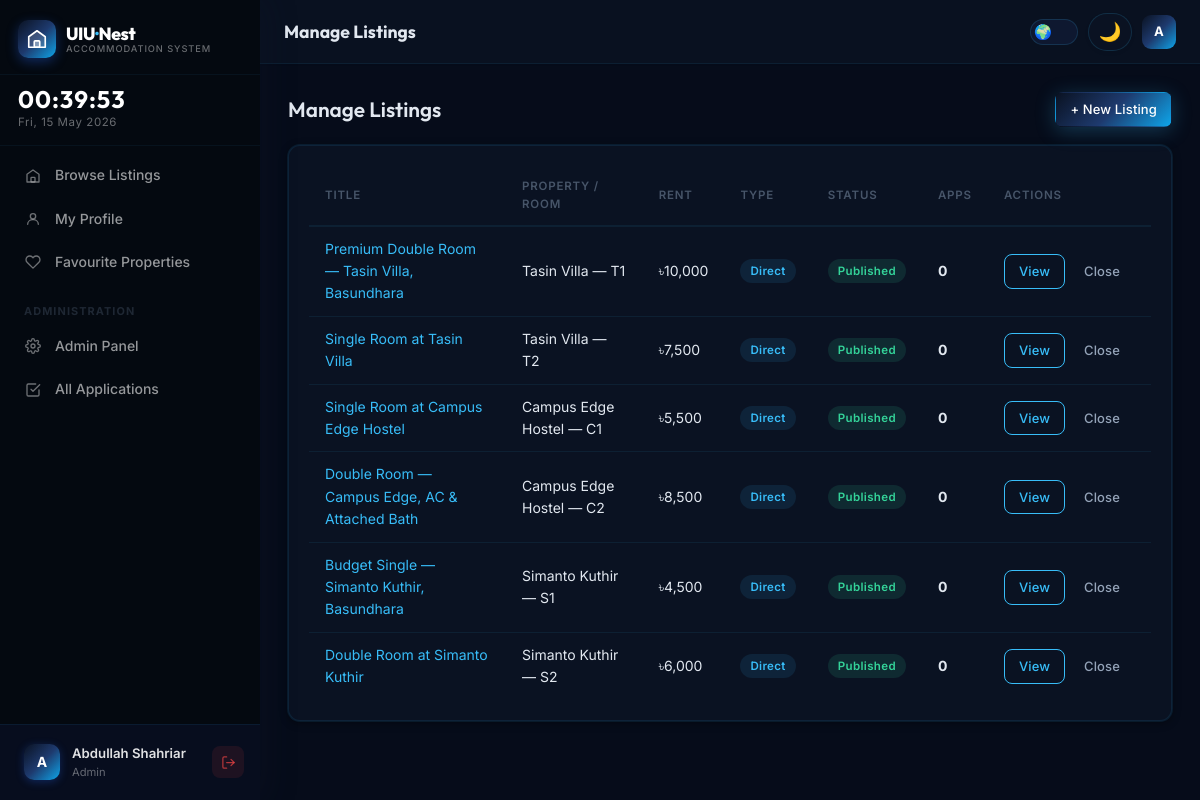
Screenshot of /pages/manage-listings.php (signed in) with the database file from the repository.
### tables this page shows
CREATE TABLE `users` (
  `id`                INT UNSIGNED    NOT NULL AUTO_INCREMENT,
  `full_name`         VARCHAR(120)    NOT NULL,
  `email`             VARCHAR(255)    NOT NULL,
  `password_hash`     VARCHAR(255)    NOT NULL,
  `phone`             VARCHAR(20)     DEFAULT NULL,
  `role`              ENUM('guest','student','tenant','owner','admin') NOT NULL DEFAULT 'student',
  `email_verified_at` DATETIME        DEFAULT NULL,
  `avatar_path`       VARCHAR(500)    DEFAULT NULL,
  `student_id`        VARCHAR(30)     DEFAULT NULL,
  `department`        VARCHAR(100)    DEFAULT NULL,
  `year_of_study`     TINYINT UNSIGNED DEFAULT NULL,
  `gender`            ENUM('male','female','other') DEFAULT NULL,
  `bio`               TEXT            DEFAULT NULL,
  `is_active`         TINYINT(1)      NOT NULL DEFAULT 1,
  `created_at`        DATETIME        NOT NULL DEFAULT CURRENT_TIMESTAMP,
  `updated_at`        DATETIME        NOT NULL DEFAULT CURRENT_TIMESTAMP ON UPDATE CURRENT_TIMESTAMP,
  PRIMARY KEY (`id`),
  UNIQUE KEY `uk_users_email` (`email`),
  INDEX `idx_users_role` (`role`)
);

CREATE TABLE `listings` (
  `id`           INT UNSIGNED NOT NULL AUTO_INCREMENT,
  `room_id`      INT UNSIGNED NOT NULL,
  `created_by`   INT UNSIGNED NOT NULL,
  `listing_type` ENUM('owner_direct','roommate_needed') NOT NULL,
  `title`        VARCHAR(255) NOT NULL,
  `description`  TEXT         DEFAULT NULL,
  `status`       ENUM('draft','pending_owner_approval','published','closed','rejected') NOT NULL DEFAULT 'draft',
  `published_at` DATETIME     DEFAULT NULL,
  `created_at`   DATETIME     NOT NULL DEFAULT CURRENT_TIMESTAMP,
  `updated_at`   DATETIME     NOT NULL DEFAULT CURRENT_TIMESTAMP ON UPDATE CURRENT_TIMESTAMP,
  `deleted_at`   DATETIME     DEFAULT NULL,
  PRIMARY KEY (`id`),
  INDEX `idx_listing_room` (`room_id`),
  INDEX `idx_listing_creator` (`created_by`),
  INDEX `idx_listing_status` (`status`),
  INDEX `idx_listing_deleted` (`deleted_at`),
  CONSTRAINT `fk_listing_room` FOREIGN KEY (`room_id`) REFERENCES `rooms` (`id`) ON DELETE CASCADE,
  CONSTRAINT `fk_listing_creator` FOREIGN KEY (`created_by`) REFERENCES `users` (`id`) ON DELETE CASCADE
);

CREATE TABLE `properties` (
  `id`              INT UNSIGNED  NOT NULL AUTO_INCREMENT,
  `owner_id`        INT UNSIGNED  NOT NULL,
  `house_manager_id` INT UNSIGNED DEFAULT NULL,
  `name`            VARCHAR(200)  NOT NULL,
  `address`         TEXT          NOT NULL,
  `location_lat`    DECIMAL(10,7) NOT NULL DEFAULT 23.7990,
  `location_lng`    DECIMAL(10,7) NOT NULL DEFAULT 90.4510,
  `description`     TEXT          DEFAULT NULL,
  `image_path`      VARCHAR(500)  DEFAULT NULL,
  `is_active`       TINYINT(1)    NOT NULL DEFAULT 1,
  `created_at`      DATETIME      NOT NULL DEFAULT CURRENT_TIMESTAMP,
  `updated_at`      DATETIME      NOT NULL DEFAULT CURRENT_TIMESTAMP ON UPDATE CURRENT_TIMESTAMP,
  PRIMARY KEY (`id`),
  INDEX `idx_prop_owner` (`owner_id`),
  INDEX `idx_prop_location` (`location_lat`, `location_lng`),
  CONSTRAINT `fk_prop_owner` FOREIGN KEY (`owner_id`) REFERENCES `users` (`id`) ON DELETE CASCADE
);

CREATE TABLE `rooms` (
  `id`                INT UNSIGNED     NOT NULL AUTO_INCREMENT,
  `property_id`       INT UNSIGNED     NOT NULL,
  `room_number`       VARCHAR(20)      NOT NULL,
  `capacity`          TINYINT UNSIGNED NOT NULL DEFAULT 1,
  `current_occupancy` TINYINT UNSIGNED NOT NULL DEFAULT 0,
  `rent_amount`       DECIMAL(10,2)    NOT NULL,
  `amenities_json`    JSON             DEFAULT NULL,
  `description`       TEXT             DEFAULT NULL,
  `image_path`        VARCHAR(500)     DEFAULT NULL,
  `is_active`         TINYINT(1)       NOT NULL DEFAULT 1,
  `created_at`        DATETIME         NOT NULL DEFAULT CURRENT_TIMESTAMP,
  `updated_at`        DATETIME         NOT NULL DEFAULT CURRENT_TIMESTAMP ON UPDATE CURRENT_TIMESTAMP,
  PRIMARY KEY (`id`),
  INDEX `idx_room_property` (`property_id`),
  INDEX `idx_room_rent` (`rent_amount`),
  CONSTRAINT `fk_room_property` FOREIGN KEY (`property_id`) REFERENCES `properties` (`id`) ON DELETE CASCADE
);

### includes/auth.php (called while the page is built, shortened)
<?php
require_once __DIR__ . '/../includes/functions.php';
function isLoggedIn(): bool {
    return isset($_SESSION['user_id']);
}
function getCurrentUser(): ?array {
    static $user = null;
    if ($user === null) {
        $db = getDB();
        $stmt = $db->prepare('SELECT * FROM users WHERE id = ?');
        $stmt->execute([$_SESSION['user_id']]);
        $user = $stmt->fetch();
    }
    return $user;
}
function hasRole(string $role): bool {
    return ($_SESSION['role'] ?? '') === $role;
}

### pages/manage-listings.php (the view, shortened to what this page needs)
<?php
$pageName = 'Manage Listings';
require_once __DIR__ . '/../includes/header.php';
$db = getDB();
$role = $_SESSION['role'];
$userId = $_SESSION['user_id'];
if ($role === 'owner') {
    $stmt = $db->prepare(
        'SELECT l.*, r.rent_amount, r.room_number, p.name AS property_name, u.full_name AS creator_name,
                (SELECT COUNT(*) FROM applications a WHERE a.listing_id = l.id AND a.deleted_at IS NULL) AS app_count
         FROM listings l
         JOIN rooms r ON r.id = l.room_id
         JOIN properties p ON p.id = r.property_id
         JOIN users u ON u.id = l.created_by
         WHERE p.owner_id = ? AND l.deleted_at IS NULL
         ORDER BY l.created_at DESC'
    );
    $stmt->execute([$userId]);
} else {
    $stmt = $db->prepare(
        'SELECT l.*, r.rent_amount, r.room_number, p.name AS property_name, u.full_name AS creator_name,
                (SELECT COUNT(*) FROM applications a WHERE a.listing_id = l.id AND a.deleted_at IS NULL) AS app_count
         FROM listings l
         JOIN rooms r ON r.id = l.room_id
         JOIN properties p ON p.id = r.property_id
         JOIN users u ON u.id = l.created_by
         WHERE l.created_by = ? AND l.deleted_at IS NULL
         ORDER BY l.created_at DESC'
    );
    $stmt->execute([$userId]);
}
$listings = $stmt->fetchAll();
?>
<div class="section-header">
    <h2> Manage Listings</h2>
    <a href="<?= APP_URL ?>/pages/create-listing.php" class="btn btn-primary btn-sm">+ New Listing</a>
</div>
<?php if (empty($listings)): ?>
<div class="empty-state">
    <div class="empty-state-icon"></div>
    <h3>No listings yet</h3>
    <p>Create your first listing to get started.</p>
    <a href="<?= APP_URL ?>/pages/create-listing.php" class="btn btn-primary" style="margin-top:16px;">Create Listing</a>
</div>
<?php else: ?>
<div class="card">
    <div class="card-body" style="overflow-x:auto;">
        <table class="data-table">
            <thead><tr><th>Title</th><th>Property / Room</th><th>Rent</th><th>Type</th><th>Status</th><th>Apps</th><th>Actions</th></tr></thead>
            <tbody>
            <?php foreach ($listings as $l): ?>
            <tr>
                <td><a href="<?= APP_URL ?>/pages/listing-detail.php?id=<?= $l['id'] ?>"><?= sanitizeInput($l['title']) ?></a></td>
                <td><?= sanitizeInput($l['property_name']) ?> — <?= sanitizeInput($l['room_number']) ?></td>
                <td><?= formatRent($l['rent_amount']) ?></td>
                <td><span class="badge <?= $l['listing_type'] === 'roommate_needed' ? 'badge-enrolled' : 'badge-draft' ?>"><?= $l['listing_type'] === 'roommate_needed' ? 'Roommate' : 'Direct' ?></span></td>
                <td><?= getListingStatusBadge($l['status']) ?></td>
                <td><strong><?= $l['app_count'] ?></strong></td>
                <td style="white-space:nowrap;">
                    <a href="<?= APP_URL ?>/pages/listing-detail.php?id=<?= $l['id'] ?>" class="btn btn-sm btn-outline">View</a>
                    <?php if ($l['status'] === 'published'): ?>
                        <button class="btn btn-sm btn-ghost" onclick="updateListing(<?= $l['id'] ?>,'closed')">Close</button>
                    <?php endif; ?>
                </td>
            </tr>
            <?php endforeach; ?>
            </tbody>
        </table>
    </div>
</div>
<?php endif; ?>
<?php require_once __DIR__ . '/../includes/footer.php'; ?>

### includes/header.php (shortened to what this page needs)
<?php
require_once __DIR__ . '/auth.php';
require_once __DIR__ . '/functions.php';
$currentUser = getCurrentUser();
$userRole    = $_SESSION['role'] ?? 'guest';
$pageName    = $pageName ?? 'Dashboard';
$roleLabel = match($userRole) {
    'tenant'  => 'House Manager',
    'owner'   => 'Owner',
    'student' => 'Student',
    'admin'   => 'Admin',
    default   => ucfirst($userRole),
};
?>
<!DOCTYPE html>
<html lang="en" data-theme="dark" data-lang="en">
<head>
    <link rel="stylesheet" href="https://unpkg.com/leaflet@1.9.4/dist/leaflet.css">
    <link rel="stylesheet" href="<?= APP_URL ?>/assets/css/style.css">
</head>
<body>
    <aside class="sidebar" id="sidebar">
        <div class="sidebar-header">
            <a href="<?= APP_URL ?>/pages/dashboard.php" class="sidebar-logo">
                <div class="sidebar-logo-icon">
                    <svg viewBox="0 0 24 24" xmlns="http://www.w3.org/2000/svg" fill="none" stroke="#fff" stroke-width="1.8" stroke-linecap="round" stroke-linejoin="round">
                        <path d="M3 9.5L12 3l9 6.5V21H3V9.5z" fill="rgba(255,255,255,0.15)"/>
                        <rect x="9" y="14" width="6" height="7" rx="1" fill="rgba(255,255,255,0.35)"/>
                    </svg>
                </div>
                <div class="sidebar-logo-text">
                    <span class="logo-name">UIU<span style="color:#38bdf8;">·</span>Nest</span>
                    <span class="logo-tagline">Accommodation System</span>
                </div>
            </a>
        </div>
        <div class="sidebar-clock">
            <div class="clock-time" id="clockTime">--:--:--</div>
            <div class="clock-date" id="clockDate">Loading...</div>
        </div>
        <nav class="sidebar-nav">
            <a href="<?= APP_URL ?>/pages/dashboard.php"
               class="nav-item <?= $pageName === 'Dashboard' ? 'active' : '' ?>" id="nav-browse">
                <span class="nav-icon">
                    <svg viewBox="0 0 24 24"><path d="M3 9.5L12 3l9 6.5V21H3V9.5z"/><rect x="9" y="14" width="6" height="7" rx="1"/></svg>
                </span>
                <span class="nav-label" data-i18n="nav_browse">Browse Listings</span>
            </a>
            <?php if (isLoggedIn()): ?>
            <a href="<?= APP_URL ?>/pages/profile.php"
               class="nav-item <?= $pageName === 'My Profile' ? 'active' : '' ?>" id="nav-profile">
                <span class="nav-icon">
                    <svg viewBox="0 0 24 24"><circle cx="12" cy="8" r="4"/><path d="M4 20c0-4 3.6-7 8-7s8 3 8 7"/></svg>
                </span>
                <span class="nav-label" data-i18n="nav_profile">My Profile</span>
            </a>
            <a href="<?= APP_URL ?>/pages/saved-listings.php"
               class="nav-item <?= $pageName === 'Saved Listings' || $pageName === 'Saved' ? 'active' : '' ?>" id="nav-saved">
                <span class="nav-icon">
                    <svg viewBox="0 0 24 24" fill="none" stroke="currentColor" stroke-width="2" stroke-linecap="round" stroke-linejoin="round"><path d="M20.84 4.61a5.5 5.5 0 00-7.78 0L12 5.67l-1.06-1.06a5.5 5.5 0 00-7.78 7.78l1.06 1.06L12 21.23l7.78-7.78 1.06-1.06a5.5 5.5 0 000-7.78z"/></svg>
                </span>
                <span class="nav-label">Favourite Properties</span>
            </a>
            <?php if (hasRole('admin')): ?>
                <div class="nav-section-label" data-i18n="nav_sec_admin">Administration</div>
                <a href="<?= APP_URL ?>/pages/admin.php"
                   class="nav-item <?= $pageName === 'Admin' ? 'active' : '' ?>" id="nav-admin">
                    <span class="nav-icon">
                    </span>
                    <span class="nav-label" data-i18n="nav_admin">Admin Panel</span>
                </a>
                <a href="<?= APP_URL ?>/pages/applications.php"
                   class="nav-item <?= $pageName === 'Applications' ? 'active' : '' ?>" id="nav-apps-admin">
                    <span class="nav-icon">
                        <svg viewBox="0 0 24 24"><path d="M9 11l3 3L22 4"/><path d="M21 12v7a2 2 0 01-2 2H5a2 2 0 01-2-2V5a2 2 0 012-2h11"/></svg>
                    </span>
                    <span class="nav-label" data-i18n="nav_all_apps">All Applications</span>
                </a>
            <?php endif;  ?>
            <?php endif;  ?>
        </nav>
        <?php if (isLoggedIn()): ?>
        <div class="sidebar-footer">
            <a href="<?= APP_URL ?>/pages/profile.php" style="text-decoration:none;flex:1;min-width:0;" class="user-card user-card-link">
                <?php if (!empty($currentUser['avatar_path']) && file_exists(APP_ROOT . '/' . $currentUser['avatar_path'])): ?>
                    <img src="<?= APP_URL . '/' . htmlspecialchars($currentUser['avatar_path']) ?>"
                         style="width:36px;height:36px;border-radius:10px;object-fit:cover;flex-shrink:0;" alt="Avatar">
                <?php else: ?>
                    <div class="user-avatar"><?= strtoupper(substr($currentUser['full_name'] ?? 'U', 0, 1)) ?></div>
                <?php endif; ?>
                <div class="user-info">
                    <div class="user-name"><?= htmlspecialchars($currentUser['full_name'] ?? '') ?></div>
                    <div class="user-role"><?= $roleLabel ?></div>
                </div>
            </a>
            <a href="<?= APP_URL ?>/api/auth.php?action=logout" class="sidebar-logout" title="Sign Out">
                <svg xmlns="http://www.w3.org/2000/svg" width="15" height="15" viewBox="0 0 24 24" fill="none" stroke="currentColor" stroke-width="2" stroke-linecap="round" stroke-linejoin="round">
                    <path d="M9 21H5a2 2 0 01-2-2V5a2 2 0 012-2h4"/><polyline points="16 17 21 12 16 7"/><line x1="21" y1="12" x2="9" y2="12"/>
                </svg>
            </a>
        </div>
        <?php endif; ?>
    </aside>
    <div class="main-wrapper">
        <header class="topbar">
            <div class="topbar-left">
                <h1 class="page-title" data-i18n="page_<?= strtolower(str_replace(' ', '_', $pageName)) ?>"><?= htmlspecialchars($pageName) ?></h1>
            </div>
            <div class="topbar-right">
                <button class="lang-toggle-switch" id="langTopbarBtn" onclick="UIULang.toggle()" title="Switch Language">
                    <span class="lang-icon">🌍</span>
                </button>
                <button class="theme-toggle" id="themeToggle" aria-label="Toggle theme">
                    <span class="theme-icon moon">🌙</span>
                </button>
                <?php if (isLoggedIn()): ?>
                    <a href="<?= APP_URL ?>/pages/profile.php" class="topbar-user-avatar" title="My Profile">
                        <?php if (!empty($currentUser['avatar_path']) && file_exists(APP_ROOT . '/' . $currentUser['avatar_path'])): ?>
                            <img src="<?= APP_URL . '/' . htmlspecialchars($currentUser['avatar_path']) ?>"
                                 style="width:34px;height:34px;border-radius:9px;object-fit:cover;" alt="Avatar">
                        <?php else: ?>
                            <div class="user-avatar-sm"><?= strtoupper(substr($currentUser['full_name'] ?? 'U', 0, 1)) ?></div>
                        <?php endif; ?>
                    </a>
                <?php else: ?>
                    <a href="<?= APP_URL ?>/pages/login.php" class="btn btn-outline btn-sm" data-i18n="btn_login">Login</a>
                    <a href="<?= APP_URL ?>/pages/register.php" class="btn btn-primary btn-sm" data-i18n="btn_signup">Sign Up</a>
                <?php endif; ?>
            </div>
        </header>
        <main class="main-content">

### includes/functions.php (shortened to what this page needs)
<?php
function sanitizeInput(string $input): string {
    return htmlspecialchars(trim($input), ENT_QUOTES, 'UTF-8');
}
function formatRent(float $amount): string {
    return '৳' . number_format($amount, 0);
}
function getListingStatusBadge(string $status): string {
    $map = [
        'draft'                  => ['Draft', 'badge-draft'],
        'pending_owner_approval' => ['Pending Approval', 'badge-pending'],
        'published'              => ['Published', 'badge-published'],
        'closed'                 => ['Closed', 'badge-closed'],
        'rejected'               => ['Rejected', 'badge-rejected'],
    ];
    $info = $map[$status] ?? [$status, 'badge-default'];
    return '<span class="badge ' . $info[1] . '">' . $info[0] . '</span>';
}

### rows the page displays
users: full_name "A", full_name "Abdullah Shahriar"
listings: title "Premium Double Room — Tasin Villa, Basundhara", properties.name "Tasin Villa", room.room_number "T1", room.rent_amount "৳10,000", listing_type "Direct", status "Published", app_count "0"
listings: title "Single Room at Tasin Villa", properties.name "Tasin Villa", room.room_number "T2", room.rent_amount "৳7,500", listing_type "Direct", status "Published", app_count "0"
listings: title "Single Room at Campus Edge Hostel", properties.name "Campus Edge Hostel", room.room_number "C1", room.rent_amount "৳5,500", listing_type "Direct", status "Published", app_count "0"
listings: title "Double Room — Campus Edge, AC & Attached Bath", properties.name "Campus Edge Hostel", room.room_number "C2", room.rent_amount "৳8,500", listing_type "Direct", status "Published", app_count "0"
listings: title "Budget Single — Simanto Kuthir, Basundhara", properties.name "Simanto Kuthir", room.room_number "S1", room.rent_amount "৳4,500", listing_type "Direct", status "Published", app_count "0"
listings: title "Double Room at Simanto Kuthir", properties.name "Simanto Kuthir", room.room_number "S2", room.rent_amount "৳6,000", listing_type "Direct", status "Published", app_count "0"

### other values shown
$roleLabel "Admin"
$pageName "Manage Listings"
